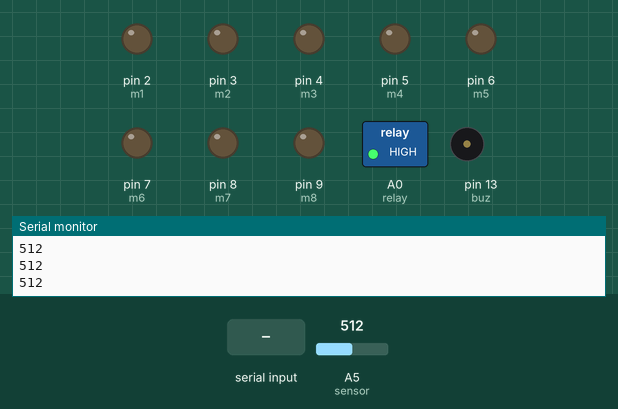
This sketch was run on a simulated Arduino Uno, built with avr-gcc and run on an emulated ATmega328P. Parts: switched loads named in the sketch (green lamp = pin HIGH), output pins drawn as LEDs (lit = HIGH), buzzer (waves = sounding, pin HIGH), the last lines printed to the serial monitor. The inputs (shaded band) are chosen by the test bench; at power-on: A5 (sensor) = 512.

Above: at 1.3 s.
1.4 s: A5 (sensor) set to 484
At 1.55 s:
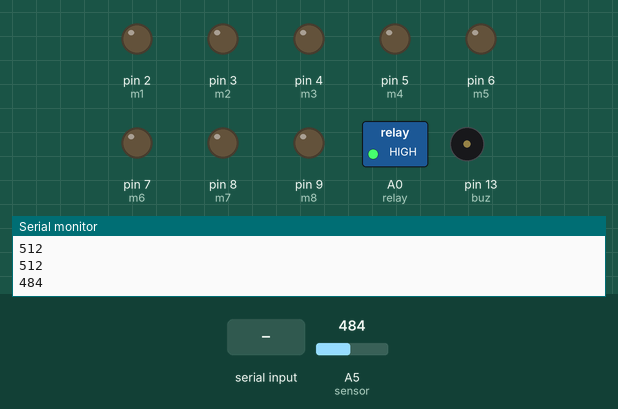
4.4 s: "a" received over the second serial link
At 4.76 s:
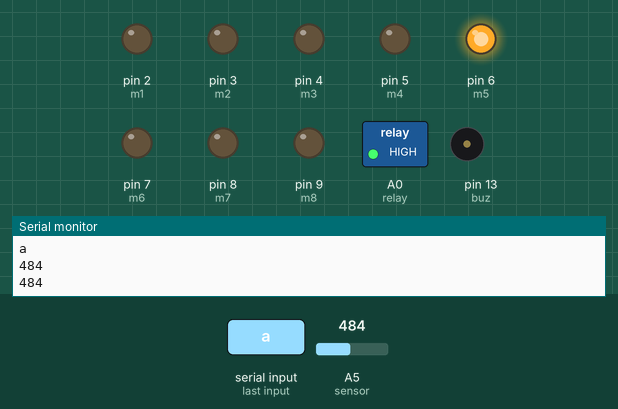
7.4 s: "1" received over the second serial link
At 7.6 s:
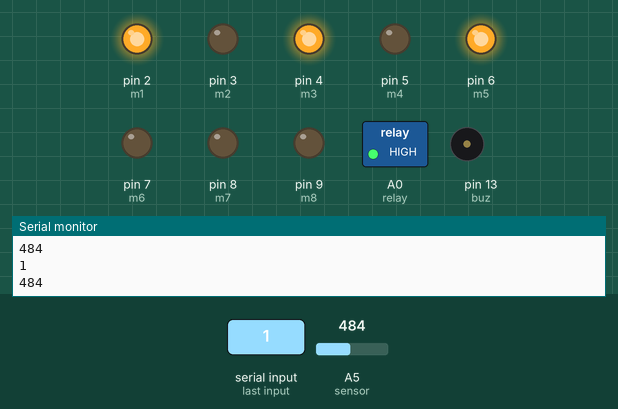
10.4 s: "2" received over the second serial link
At 10.61 s:
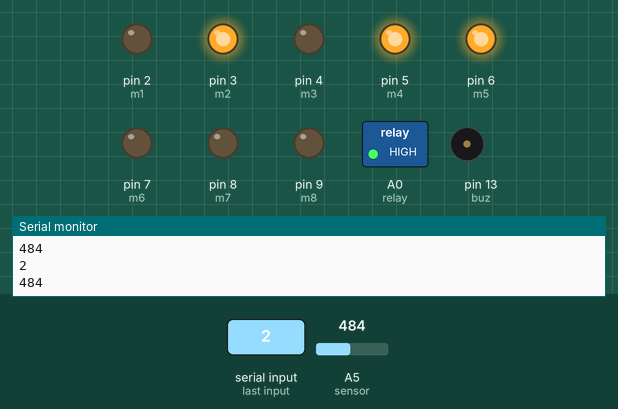
13.4 s: "3" received over the second serial link
At 13.61 s:
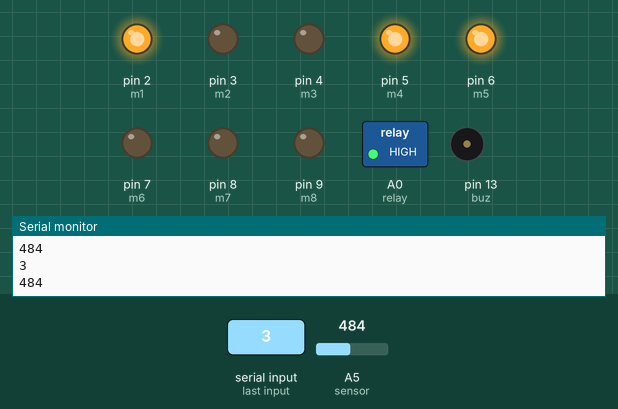
16.4 s: "4" received over the second serial link
At 16.62 s:
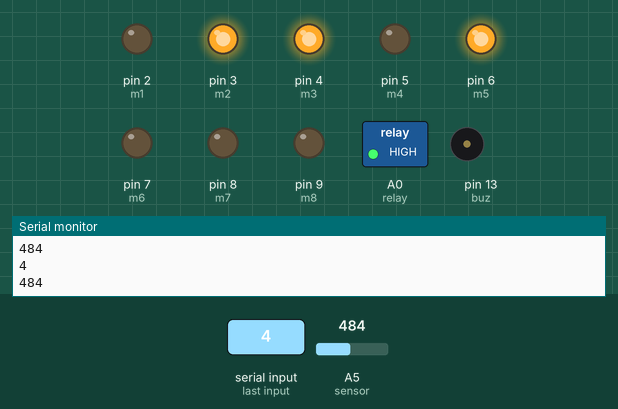
Timing chart, 0 to 20.4 s (numbered marks = the images above; inputs shaded):
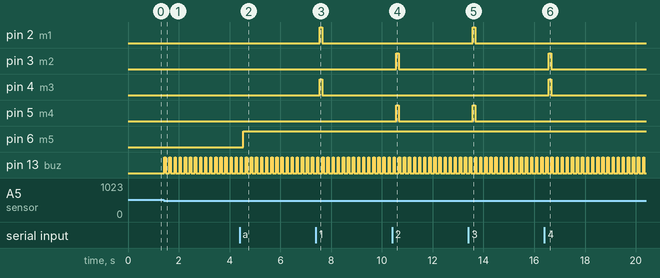

Measured:
- the behaviour switches between 500 and 499 on A5 (sensor) (found by bisection; images 0 and 1)
- after the input at 1.4 s, pin 13 (buz): alternates HIGH for 0.05 s and LOW for 0.15 s, starting at once
- after the input at 4.4 s, pin 6 (m5): LOW → HIGH after 0.14 s
- after the input at 7.4 s, pin 2 (m1), pin 4 (m3): LOW → HIGH after 0.16 s, → LOW 0.10 s later
- after the input at 10.4 s, pin 3 (m2), pin 5 (m4): LOW → HIGH after 0.16 s, → LOW 0.10 s later
- after the input at 13.4 s, pin 2 (m1), pin 5 (m4): LOW → HIGH after 0.17 s, → LOW 0.10 s later
- after the input at 16.4 s, pin 3 (m2), pin 4 (m3): LOW → HIGH after 0.18 s, → LOW 0.10 s later

The sketch:

Security_landrover.ino
```cpp
#include<SoftwareSerial.h>
SoftwareSerial bt(10, 11);
#define m1 2
#define m2 3
#define m3 4
#define m4 5

#define m5 6
#define m6 7
#define m7 8
#define m8 9
#define relay A0
#define sensor A5
#define buz 13


void setup()
{
  Serial.begin(9600);
  bt.begin(9600);
  pinMode(sensor, INPUT);
  pinMode(buz, OUTPUT);
  pinMode(m1, OUTPUT);
  pinMode(m2, OUTPUT);
  pinMode(m3, OUTPUT);
  pinMode(m4, OUTPUT);

  pinMode(m5, OUTPUT);
  pinMode(m6, OUTPUT);
  pinMode(m7, OUTPUT);
  pinMode(m8, OUTPUT);
  pinMode(relay, OUTPUT);
  digitalWrite(relay, HIGH);
  digitalWrite(buz, LOW);

  bt.print("1-forward, 2-backward, 3-left, 4-right, 5-stop, 6-light on, 7-light off, A-cone on, B-cone off, C-cutter on, D-cutter off");
}

void loop()
{
  if (bt.available() > 0)
  {
    char data = bt.read();
    Serial.println(data);

    if (data == '1')
    {
      bt.println("forward");
      forward();
    }

    if (data == '2')
    {
      backward();
    }

    if (data == '3')
    {
      left();
    }

    if (data == '4')
    {
      right();
    }
    if (data == '5')
    {
      Stop();
    }

    if (data == '6')
    {
      digitalWrite(relay, LOW);
    }

    if (data == '7')
    {
      digitalWrite(relay, HIGH);
    }

    if (data == 'a' || data == 'A')
    {
      cone_on();
    }

    if (data == 'b' || data == 'B')
    {
      cone_off();
    }

    if (data == 'c' || data == 'C')
    {
      cutter_on();
    }

    if (data == 'd' || data == 'D')
    {
      cutter_off();
    }
  }

  Serial.println(analogRead(sensor));
  delay(100);
  if(analogRead(sensor)<500)
  {
    Stop();
    digitalWrite(buz,HIGH);
    delay(50);
    digitalWrite(buz,LOW);
    delay(50);
    }
}


void forward()
{
  digitalWrite(m1, HIGH);
  digitalWrite(m2, LOW);
  digitalWrite(m3, HIGH);
  digitalWrite(m4, LOW);
}

void backward()
{
  digitalWrite(m1, LOW);
  digitalWrite(m2, HIGH);
  digitalWrite(m3, LOW);
  digitalWrite(m4, HIGH);
}

void left()
{
  digitalWrite(m1, HIGH);
  digitalWrite(m2, LOW);
  digitalWrite(m3, LOW);
  digitalWrite(m4, HIGH);
}

void right()
{
  digitalWrite(m1, LOW);
  digitalWrite(m2, HIGH);
  digitalWrite(m3, HIGH);
  digitalWrite(m4, LOW);
}

void Stop()
{
  digitalWrite(m1, LOW);
  digitalWrite(m2, LOW);
  digitalWrite(m3, LOW);
  digitalWrite(m4, LOW);
}


void cone_on()
{
  digitalWrite(m5, HIGH);
  digitalWrite(m6, LOW);
}

void cone_off()
{
  digitalWrite(m5, LOW);
  digitalWrite(m6, LOW);
}

void cutter_on()
{
  digitalWrite(m7, HIGH);
  digitalWrite(m8, LOW);
}

void cutter_off()
{
  digitalWrite(m7, LOW);
  digitalWrite(m8, LOW);
}
```
